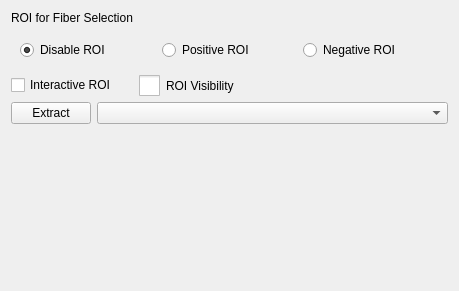
<?xml version="1.0" encoding="UTF-8"?>
<ui version="4.0">
 <class>qSlicerTractographyEditorROIWidget</class>
 <widget class="qSlicerWidget" name="qSlicerTractographyEditorROIWidget">
  <property name="geometry">
   <rect>
    <x>0</x>
    <y>0</y>
    <width>459</width>
    <height>291</height>
   </rect>
  </property>
  <property name="sizePolicy">
   <sizepolicy hsizetype="Preferred" vsizetype="Preferred">
    <horstretch>0</horstretch>
    <verstretch>0</verstretch>
   </sizepolicy>
  </property>
  <property name="windowTitle">
   <string>Form</string>
  </property>
  <layout class="QFormLayout" name="formLayout">
   <property name="fieldGrowthPolicy">
    <enum>QFormLayout::AllNonFixedFieldsGrow</enum>
   </property>
   <item row="0" column="0">
    <widget class="QLabel" name="ROIForFiberSelectionLabel">
     <property name="text">
      <string>ROI for Fiber Selection</string>
     </property>
    </widget>
   </item>
   <item row="0" column="1">
    <widget class="qMRMLNodeComboBox" name="ROIForFiberSelectionMRMLNodeSelector" native="true">
     <property name="enabled">
      <bool>true</bool>
     </property>
     <property name="nodeTypes" stdset="0">
      <stringlist>
       <string>vtkMRMLAnnotationROINode</string>
      </stringlist>
     </property>
     <property name="showHidden" stdset="0">
      <bool>true</bool>
     </property>
     <property name="selectNodeUponCreation" stdset="0">
      <bool>true</bool>
     </property>
     <property name="noneEnabled" stdset="0">
      <bool>true</bool>
     </property>
     <property name="editEnabled" stdset="0">
      <bool>true</bool>
     </property>
     <property name="renameEnabled" stdset="0">
      <bool>true</bool>
     </property>
    </widget>
   </item>
   <item row="1" column="0" colspan="2">
    <widget class="QWidget" name="widget" native="true">
     <layout class="QHBoxLayout" name="horizontalLayout_2">
      <item>
       <widget class="QRadioButton" name="DisableROI">
        <property name="text">
         <string>Disable ROI</string>
        </property>
        <property name="checked">
         <bool>true</bool>
        </property>
       </widget>
      </item>
      <item>
       <widget class="QRadioButton" name="PositiveROI">
        <property name="text">
         <string>Positive ROI</string>
        </property>
       </widget>
      </item>
      <item>
       <widget class="QRadioButton" name="NegativeROI">
        <property name="text">
         <string>Negative ROI</string>
        </property>
       </widget>
      </item>
     </layout>
    </widget>
   </item>
   <item row="3" column="0">
    <widget class="QCheckBox" name="InteractiveROI">
     <property name="text">
      <string>Interactive ROI</string>
     </property>
     <property name="checked">
      <bool>false</bool>
     </property>
    </widget>
   </item>
   <item row="3" column="1">
    <widget class="QCheckBox" name="ROIVisibility">
     <property name="styleSheet">
      <string notr="true">QCheckBox::indicator {
     width: 21px;
     height: 21px;
 }

 QCheckBox::indicator:checked {
     image: url(:/Icons/Medium/SlicerVisible.png);
 }
QCheckBox::indicator:unchecked {
     image: url(:/Icons/Medium/SlicerInvisible.png);
 }</string>
     </property>
     <property name="text">
      <string>ROI Visibility</string>
     </property>
     <property name="autoExclusive">
      <bool>true</bool>
     </property>
    </widget>
   </item>
   <item row="5" column="0" colspan="2">
    <layout class="QFormLayout" name="formLayout_2">
     <property name="leftMargin">
      <number>0</number>
     </property>
     <property name="topMargin">
      <number>0</number>
     </property>
     <item row="0" column="0">
      <widget class="QPushButton" name="CreateNewFiberBundle">
       <property name="toolTip">
        <string>Create a new fiber bundle using the ROI selection and the percentage of fibers shown as input.</string>
       </property>
       <property name="text">
        <string>Extract</string>
       </property>
      </widget>
     </item>
     <item row="0" column="1">
      <widget class="QComboBox" name="fiberList">
       <property name="editable">
        <bool>false</bool>
       </property>
       <property name="maxVisibleItems">
        <number>60</number>
       </property>
       <property name="sizeAdjustPolicy">
        <enum>QComboBox::AdjustToContentsOnFirstShow</enum>
       </property>
      </widget>
     </item>
    </layout>
   </item>
  </layout>
 </widget>
 <customwidgets>
  <customwidget>
   <class>qMRMLNodeComboBox</class>
   <extends>QWidget</extends>
   <header>qMRMLNodeComboBox.h</header>
  </customwidget>
  <customwidget>
   <class>qSlicerWidget</class>
   <extends>QWidget</extends>
   <header>qSlicerWidget.h</header>
   <container>1</container>
  </customwidget>
 </customwidgets>
 <resources/>
 <connections>
  <connection>
   <sender>qSlicerTractographyEditorROIWidget</sender>
   <signal>mrmlSceneChanged(vtkMRMLScene*)</signal>
   <receiver>ROIForFiberSelectionMRMLNodeSelector</receiver>
   <slot>setMRMLScene(vtkMRMLScene*)</slot>
   <hints>
    <hint type="sourcelabel">
     <x>204</x>
     <y>80</y>
    </hint>
    <hint type="destinationlabel">
     <x>296</x>
     <y>22</y>
    </hint>
   </hints>
  </connection>
 </connections>
</ui>
